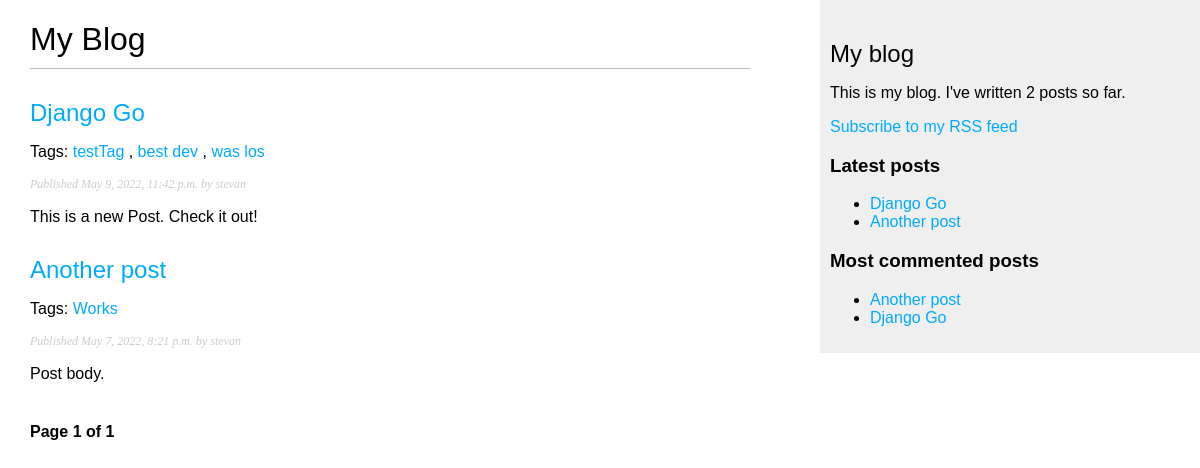
The page /blog/ on the database as committed earlier.
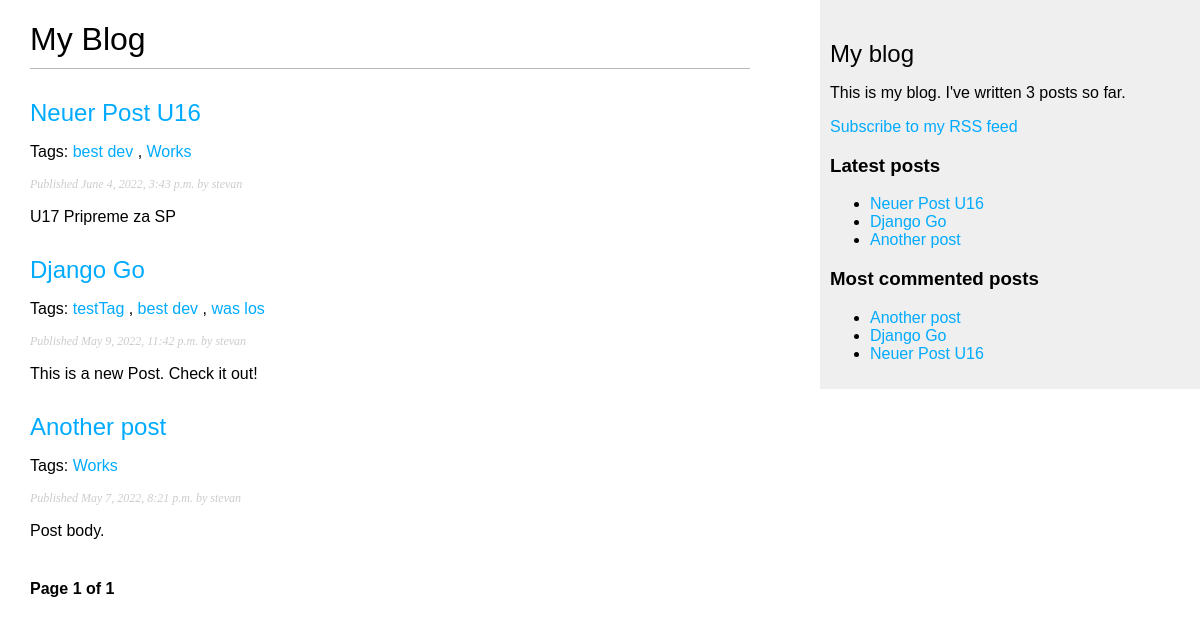
The same page on the database as committed later.
### blog/models.py (models this page shows, shortened)
class Post(models.Model):
    STATUS_CHOICES = (
        ('draft', 'Draft'),
        ('published', 'Published'),
        )
    title = models.CharField(max_length=250)
    slug = models.SlugField(max_length=250, unique_for_date='publish')
    author = models.ForeignKey(User, on_delete=models.CASCADE, related_name='blog_posts')
    body = models.TextField()
    publish = models.DateTimeField(default=timezone.now)
    created = models.DateTimeField(auto_now_add=True)
    updated = models.DateTimeField(auto_now=True)
    status = models.CharField(max_length=10, choices=STATUS_CHOICES, default='draft')
    objects = models.Manager() # The default manager.
    published = PublishedManager() # Our custom manager.
    tags = TaggableManager()
    def get_absolute_url(self):
        return reverse('blog:post_detail', args=[self.publish.year, self.publish.month, self.publish.day, self.slug])
    class Meta:
        ordering = ('-publish',)

### blog/views.py (the view)
# urls.py: path('', views.post_list, name='post_list'),
def post_list(request, tag_slug=None):
    object_list = Post.published.all()
    tag = None
    if tag_slug:
        tag = get_object_or_404(Tag, slug=tag_slug)
        object_list = object_list.filter(tags__in=[tag])
    paginator = Paginator(object_list, 3) # 3 posts in each page
    page = request.GET.get('page')
    try:
        posts = paginator.page(page)
    except PageNotAnInteger:
        posts = paginator.page(1)
    except EmptyPage:
        posts = paginator.page(paginator.num_pages)
    return render(request, 'blog/post/list.html', {'page': page, 'posts': posts, 'tag': tag})

### blog/models.py (called while the page is built)
    def get_queryset(self):
        return super(PublishedManager, self).get_queryset().filter(status='published')

### blog/templatetags/blog_tags.py (called while the page is built)
@register.simple_tag
def total_posts():
    return Post.published.count()

@register.inclusion_tag('blog/post/latest_posts.html')
def show_latest_posts(count=5):
    latest_posts = Post.published.order_by('-publish')[:count]
    return {'latest_posts': latest_posts}

@register.simple_tag
def get_most_commented_posts(count=5):
    return Post.published.annotate( total_comments=Count('comments')).order_by('-total_comments')[:count]

@register.filter(name='markdown')
def markdown_format(text):
    return mark_safe(markdown.markdown(text))

### blog/templates/blog/post/list.html (shortened to what this page needs)
{% extends "blog/base.html" %}
{% load blog_tags %}
{% block content %}
    <h1>My Blog</h1>
    {% for post in posts %}
        <h2>
            <a href="{{ post.get_absolute_url }}">
                {{ post.title }}
            </a>
        </h2>
        <p class="tags">
            Tags:
            {% for tag in post.tags.all %}
                <a href="{% url "blog:post_list_by_tag" tag.slug %}">
                {{ tag.name }} </a>
                {% if not forloop.last %},
                {% endif %}
            {% endfor %}
        </p>
        <p class="date">
            Published {{ post.publish }} by {{ post.author }}
        </p>
            {{ post.body|markdown|truncatewords_html:30 }}
    {% endfor %}
    {% include "blog/pagination.html" with page=posts %}
{% endblock %}

### blog/templates/blog/base.html (shortened to what this page needs)
{% load blog_tags %}
{% load static %}
<!DOCTYPE html>
<html>
<head>
    <link href="{% static "css/blog.css" %}" rel="stylesheet">
</head>
<body>
    <div id="content">
        {% block content %}
        {% endblock %}
    </div>
    <div id="sidebar">
        <h2>My blog</h2>
        <p>This is my blog. I've written {% total_posts %} posts so far.</ p>
        <p>
            <a href="{% url "blog:post_feed" %}">Subscribe to my RSS feed</a>
        </p>
        <h3>Latest posts</h3>
        {% show_latest_posts 3 %}
        <h3>Most commented posts</h3>
        {% get_most_commented_posts as most_commented_posts %}
        <ul>
            {% for post in most_commented_posts %}
                <li>
                    <a href="{{ post.get_absolute_url }}">{{ post.title }}</a>
                </li>
            {% endfor %}
        </ul>
    </div>
</body>
</html>

### blog/templates/blog/pagination.html (shortened to what this page needs)
<div class="pagination">
    <span class="step-links">
    <span class="current">
        Page {{ page.number }} of {{ page.paginator.num_pages }}
    </span>
    </span>
</div>

### blog/templates/blog/post/latest_posts.html
<ul>
    {% for post in latest_posts %}
        <li>
            <a href="{{ post.get_absolute_url }}">{{ post.title }}</a>
        </li>
    {% endfor %}
</ul>

### blog/static/css/blog.css (style rules this page uses)
body { margin:0; padding:0; font-family:helvetica, sans-serif; }
a { color:#00abff; text-decoration:none; }
h1 { font-weight:normal; border-bottom:1px solid #bbb; padding:0 0 10px 0; }
h2 { font-weight:normal; margin:30px 0 0; }
#content { float:left; width:60%; padding:0 0 0 30px; }
#sidebar { float:right; width:30%; padding:10px; background:#efefef; height:100%; }
p.date { color:#ccc; font-family: georgia, serif; font-size: 12px; font-style: italic; }
.pagination { margin:40px 0; font-weight:bold; }

Rows that differ between the two databases and show on the page:
added Post: title "Neuer Post U16", publish "June 4, 2022, 3:43 p.m.", author "stevan", body "U17 Pripreme za SP", Tag (name "best dev"), Tag (name "Works")
Other text that changed with them:
text no longer shown: "2"
text now shown: "3"
